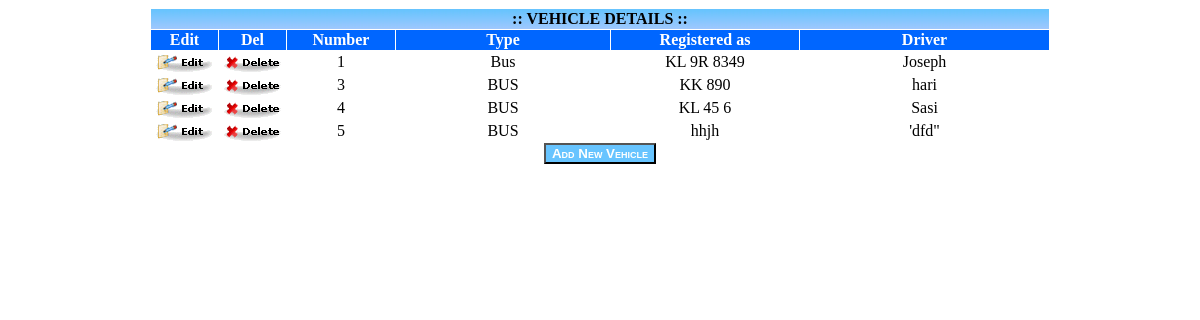
The app's page /vehicleset.php with its own data.
### tables this page shows
CREATE TABLE IF NOT EXISTS `transport_set` (
  `number` varchar(20) NOT NULL,
  `type` varchar(50) NOT NULL,
  `registerno` varchar(50) NOT NULL,
  `driver` varchar(60) NOT NULL,
  PRIMARY KEY (`number`)
);

### vehicleset.php (the view, shortened to what this page needs)
<!DOCTYPE HTML PUBLIC "-//W3C//DTD HTML 4.01 Transitional//EN" "http://www.w3.org/TR/html4/loose.dtd">
<html>
<head>
<link href="btstyle.css" rel="stylesheet" type="text/css">
</head>
<body>
<table width="900" border="0" align="center" cellpadding="1" cellspacing="1">
  <tr>
    <td colspan="6" background="../title.jpg"><div align="center"><strong>:: VEHICLE DETAILS :: </strong></div></td>
  </tr>
  <tr bgcolor="#0066FF">
    <td width="65"><div align="center" class="style1">Edit</div></td>
    <td width="65"><div align="center" class="style1">Del</div></td>
    <td width="106"><div align="center" class="style1">Number</div></td>
    <td width="212"><div align="center" class="style1">Type</div></td>
    <td width="186"><div align="center" class="style1">Registered as </div></td>
    <td width="247"><div align="center" class="style1">Driver</div></td>
  </tr>
  <?php
	$query=mysql_query("SELECT * FROM transport_set");
	while($row=mysql_fetch_array($query))
	{
	  	$type=$row['type'];
		$number=$row['number'];
		$registerno=$row['registerno'];
		$driver=$row['driver'];
		echo "<tr>
    		<td><div align=\"center\"><a href=\"vehiclesetnew.php?edit=Y&amp;number=$number\"><img src=\"btn_edit.gif\" width=\"65\" height=\"20\" border=\"0\"></a></div></td>
		    <td><div align=\"center\"><a href=\"vehicleset.php?sub=del&amp;number=$number\"><img src=\"btn_delete.gif\" width=\"65\" height=\"20\" border=\"0\"></a></div></td>
		    <td><div align=\"center\">$number</div></td>
		    <td><div align=\"center\">$type</div></td>
		    <td><div align=\"center\">$registerno</div></td>
		    <td><div align=\"center\">$driver</div></td>
		  </tr>";
	}
  ?>
</table>
<form name="form1" method="post" action="vehiclesetnew.php">
  <div align="center">
    <input name="new" type="submit" class="butstyle" id="new" value="Add New Vehicle">
  </div>
</form>
<p>&nbsp;</p>
</body>
</html>

### btstyle.css (style rules this page uses)
.butstyle { font-family: Verdana, Arial, Helvetica, sans-serif; font-weight: bold; font-variant: small-caps; color: #FFFFFF; background-color:#67C4FF; cursor: hand; }

### records on screen
transport_set: number "1", type "Bus", registerno "KL 9R 8349", driver "Joseph"
transport_set: number "3", type "BUS", registerno "KK 890", driver "hari"
transport_set: number "4", type "BUS", registerno "KL 45 6", driver "Sasi"
transport_set: number "5", type "BUS", registerno "hhjh", driver "'dfd\""
